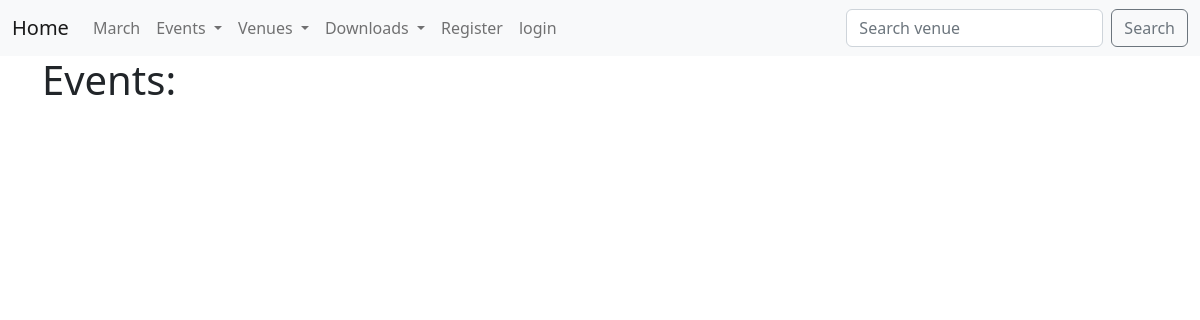
/events/, run on an earlier commit of the app's database.
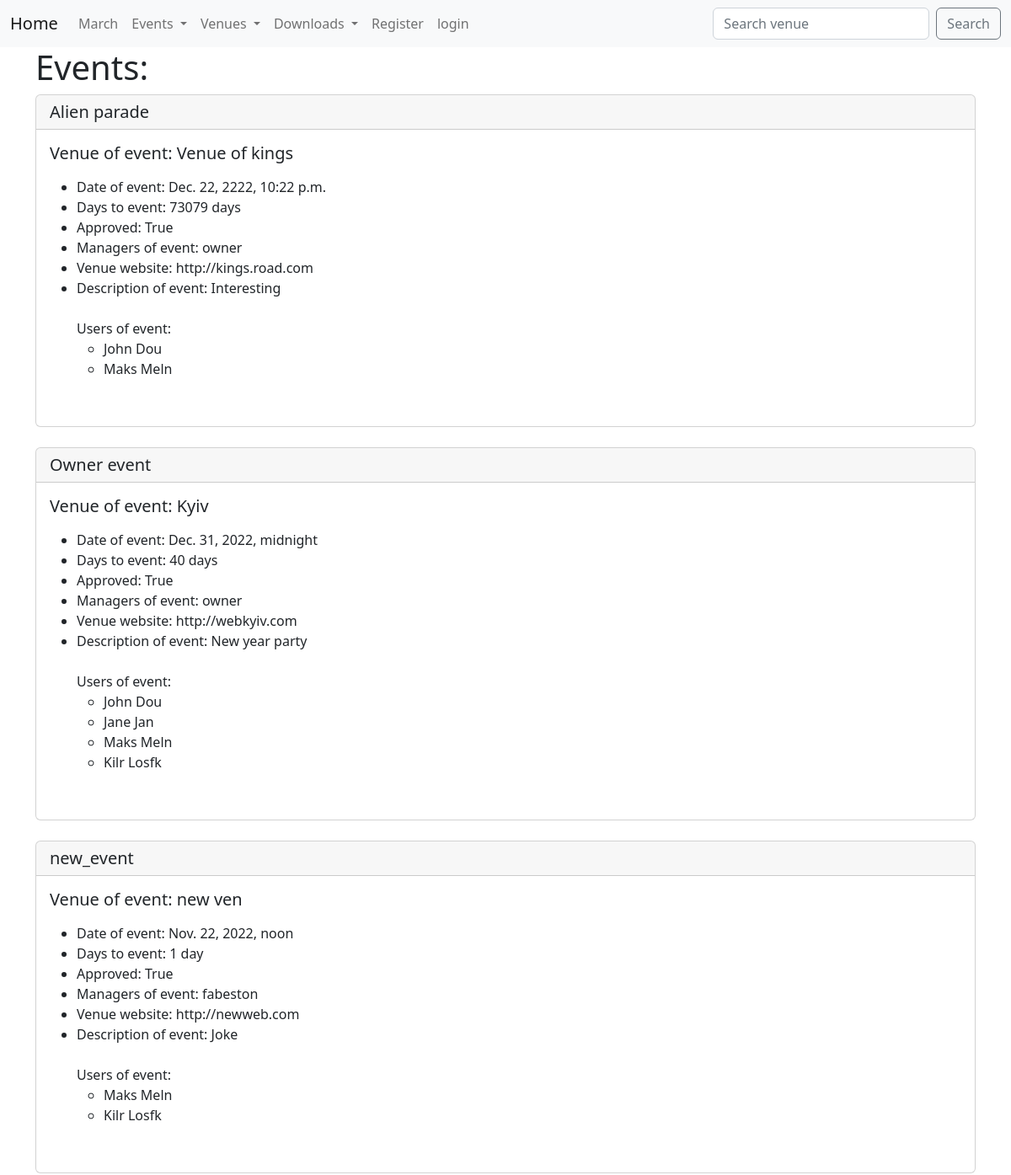
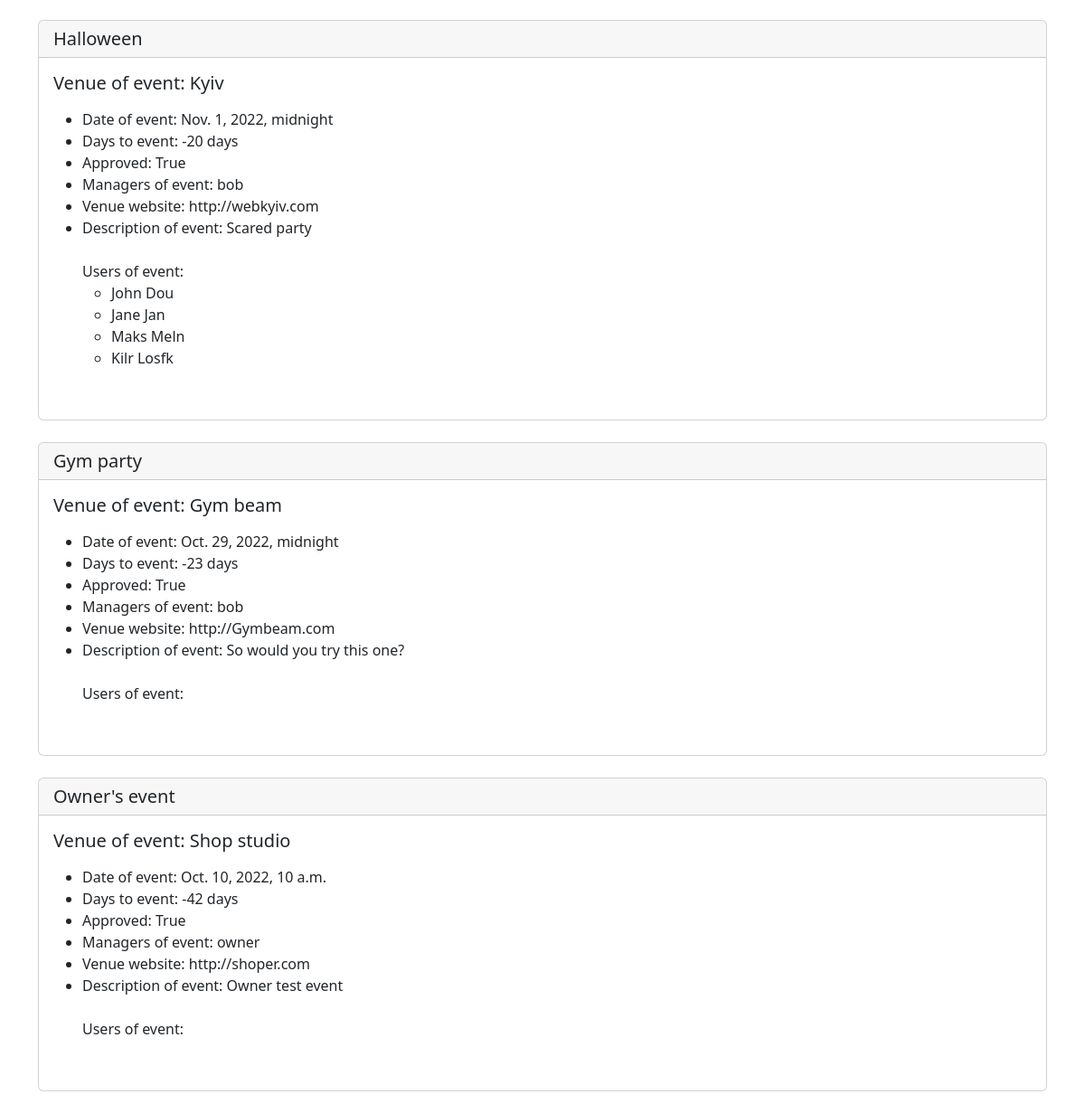
And on a later commit of the database (2 pictures, top to bottom).
### events/models.py (models this page shows)
class Event(models.Model):
    name = models.CharField('Event Name', max_length=120)
    event_date = models.DateTimeField('Event date')
    venue = models.ForeignKey(Venue, blank=True, null=True, on_delete=models.CASCADE)
    manager = models.ForeignKey(User, blank=True, null=True, on_delete=models.SET_NULL)
    description = models.TextField(blank=True)
    users = models.ManyToManyField(MyClubUser, blank=True)
    approved = models.BooleanField('Approved event', default=False)
    def __str__(self):
        return self.name
    @property
    def days_to_event(self):
        today = date.today()
        days_till_event = self.event_date.date() - today
        days_till_stripped = str(days_till_event).split(',')[0]
        return days_till_stripped

class Venue(models.Model):
    name = models.CharField('Venue name', max_length=120)
    address = models.CharField(max_length=300)
    zip_code = models.CharField('Zip code', max_length=10, blank=True)
    phone = models.CharField('Contact phone', max_length=15, blank=True)
    web = models.URLField('Website address', blank=True)
    email = models.EmailField('Email address', blank=True)
    owner = models.IntegerField('Venue owner', blank=False, default=1)
    venue_image = models.ImageField(null=True, blank=True, upload_to='images/')
    def __str__(self):
        return self.name

class MyClubUser(models.Model):
    first_name = models.CharField(max_length=100)
    last_name = models.CharField(max_length=100)
    email = models.EmailField('User email')
    def __str__(self):
        return f'{self.first_name} {self.last_name}'

### events/views.py (the view)
# urls.py: path('events/', events_list, name='events_list'),
def events_list(request):
    list_events = Event.objects.all().order_by('-event_date')
    context = {
        'list_events': list_events
    }
    return render(request, 'events/events_list.html', context)

### events/templates/events/events_list.html (shortened to what this page needs)
{% extends 'events/main.html' %}
{% block content %}
<h1>Events: </h1>
{% for event in list_events %}
{% if event.approved %}
<div class="card">
  <h5 class="card-header">{{ event }}</h5>
  <div class="card-body">
    <h5 class="card-title">Venue of event: {{ event.venue }}</h5>
    <p class="card-text">
        <ul>
        <li>Date of event: {{ event.event_date }}</li>
        <li>Days to event: {{ event.days_to_event }}</li>
        <li>Approved: {{ event.approved }}</li>
        <li>Managers of event: {{ event.manager }}</li>
        <li>Venue website: {{ event.venue.web }}</li>
        <li>Description of event: {{ event.description }}</li>
        <br>
            Users of event:
            <ul>
            {% for user in event.users.all %}
                <li>
                    {{ user }}
                </li>
            {% endfor %}
            </ul>
      <br>
    </ul>
    </p>
  </div>
</div>
<br>
{% endif %}
{% endfor %}
{% endblock %}

What changed in the data, as far as the page shows it:
added Event: name "Alien parade", venue "Venue of kings", event_date "Dec. 22, 2222, 10:22 p.m.", days_to_event "73079 days", approved "True", manager "owner", venue.web "http://kings.road.com", description "Interesting"
now on this page (row unchanged): MyClubUser: first_name+last_name "John Dou"
now on this page (row unchanged): MyClubUser: first_name+last_name "Maks Meln"
added Event: name "Owner event", venue "Kyiv", event_date "Dec. 31, 2022, midnight", days_to_event "40 days", approved "True", manager "owner", venue.web "http://webkyiv.com", description "New year party"
now on this page (row unchanged): MyClubUser: first_name+last_name "Jane Jan"
now on this page (row unchanged): MyClubUser: first_name+last_name "Kilr Losfk"
added Event: name "new_event", venue "new ven", event_date "Nov. 22, 2022, noon", days_to_event "1 day", approved "True", manager "fabeston", venue.web "http://newweb.com", description "Joke"
added Event: name "Halloween", venue "Kyiv", event_date "Nov. 1, 2022, midnight", days_to_event "-20 days", approved "True", manager "bob", venue.web "http://webkyiv.com", description "Scared party"
now on this page (row edited): Event: name "Gym party", venue "Gym beam", event_date "Oct. 29, 2022, midnight", days_to_event "-23 days", approved "True", manager "bob", venue.web "http://Gymbeam.com", description "So would you try this one?"
added Event: name "Owner's event", venue "Shop studio", event_date "Oct. 10, 2022, 10 a.m.", days_to_event "-42 days", approved "True", manager "owner", venue.web "http://shoper.com", description "Owner test event"
